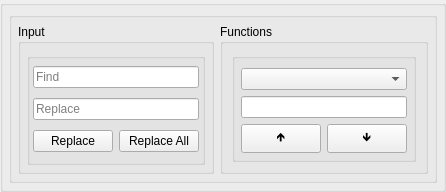
  <widget class="QDockWidget" name="dockWidget">
   <property name="minimumSize">
    <size>
     <width>396</width>
     <height>190</height>
    </size>
   </property>
   <property name="maximumSize">
    <size>
     <width>524287</width>
     <height>195</height>
    </size>
   </property>
   <property name="features">
    <set>QDockWidget::DockWidgetFloatable|QDockWidget::DockWidgetMovable</set>
   </property>
   <property name="windowTitle">
    <string>Find and replace</string>
   </property>
   <attribute name="dockWidgetArea">
    <number>2</number>
   </attribute>
   <widget class="QWidget" name="dockWidgetContents">
    <layout class="QVBoxLayout" name="verticalLayout_2">
     <property name="leftMargin">
      <number>0</number>
     </property>
     <property name="topMargin">
      <number>0</number>
     </property>
     <property name="rightMargin">
      <number>0</number>
     </property>
     <property name="bottomMargin">
      <number>0</number>
     </property>
     <item>
      <widget class="QGroupBox" name="groupBox_2">
       <property name="minimumSize">
        <size>
         <width>0</width>
         <height>50</height>
        </size>
       </property>
       <property name="maximumSize">
        <size>
         <width>16777215</width>
         <height>1000</height>
        </size>
       </property>
       <property name="styleSheet">
        <string notr="true"/>
       </property>
       <property name="title">
        <string/>
       </property>
       <layout class="QGridLayout" name="gridLayout_7">
        <property name="leftMargin">
         <number>6</number>
        </property>
        <property name="topMargin">
         <number>6</number>
        </property>
        <property name="rightMargin">
         <number>6</number>
        </property>
        <property name="bottomMargin">
         <number>6</number>
        </property>
        <property name="spacing">
         <number>0</number>
        </property>
        <item row="0" column="0">
         <widget class="QGroupBox" name="groupBox_71">
          <property name="styleSheet">
           <string notr="true"/>
          </property>
          <property name="title">
           <string/>
          </property>
          <layout class="QGridLayout" name="gridLayout_5">
           <property name="leftMargin">
            <number>6</number>
           </property>
           <property name="topMargin">
            <number>6</number>
           </property>
           <property name="rightMargin">
            <number>6</number>
           </property>
           <property name="bottomMargin">
            <number>6</number>
           </property>
           <item row="0" column="0">
            <widget class="QGroupBox" name="groupBox_72">
             <property name="styleSheet">
              <string notr="true"/>
             </property>
             <property name="title">
              <string>Input</string>
             </property>
             <layout class="QVBoxLayout" name="verticalLayout_3">
              <property name="leftMargin">
               <number>6</number>
              </property>
              <property name="rightMargin">
               <number>6</number>
              </property>
              <property name="bottomMargin">
               <number>6</number>
              </property>
              <item>
               <widget class="QGroupBox" name="groupBox_73">
                <property name="styleSheet">
                 <string notr="true"/>
                </property>
                <property name="title">
                 <string/>
                </property>
                <layout class="QGridLayout" name="gridLayout_46">
                 <property name="leftMargin">
                  <number>3</number>
                 </property>
                 <property name="topMargin">
                  <number>3</number>
                 </property>
                 <property name="rightMargin">
                  <number>3</number>
                 </property>
                 <property name="bottomMargin">
                  <number>3</number>
                 </property>
                 <item row="1" column="0" colspan="2">
                  <widget class="QLineEdit" name="ReplaceInputLineEdit">
                   <property name="placeholderText">
                    <string>Replace</string>
                   </property>
                  </widget>
                 </item>
                 <item row="0" column="0" colspan="2">
                  <widget class="QLineEdit" name="lineEdit">
                   <property name="minimumSize">
                    <size>
                     <width>0</width>
                     <height>20</height>
                    </size>
                   </property>
                   <property name="styleSheet">
                    <string notr="true"/>
                   </property>
                   <property name="placeholderText">
                    <string>Find</string>
                   </property>
                   <property name="clearButtonEnabled">
                    <bool>true</bool>
                   </property>
                  </widget>
                 </item>
                 <item row="2" column="1">
                  <widget class="QPushButton" name="ReplaceAllPushButton">
                   <property name="text">
                    <string>Replace All</string>
                   </property>
                  </widget>
                 </item>
                 <item row="2" column="0">
                  <widget class="QPushButton" name="ReplacePushButton">
                   <property name="text">
                    <string>Replace</string>
                   </property>
                  </widget>
                 </item>
                </layout>
               </widget>
              </item>
             </layout>
            </widget>
           </item>
           <item row="0" column="1">
            <widget class="QGroupBox" name="groupBox">
             <property name="styleSheet">
              <string notr="true"/>
             </property>
             <property name="title">
              <string>Functions</string>
             </property>
             <layout class="QGridLayout" name="gridLayout_44">
              <item row="0" column="1" colspan="2">
               <widget class="QGroupBox" name="groupBox_74">
                <property name="styleSheet">
                 <string notr="true"/>
                </property>
                <property name="title">
                 <string/>
                </property>
                <layout class="QGridLayout" name="gridLayout_45">
                 <property name="leftMargin">
                  <number>6</number>
                 </property>
                 <property name="rightMargin">
                  <number>6</number>
                 </property>
                 <property name="bottomMargin">
                  <number>6</number>
                 </property>
                 <item row="2" column="1">
                  <widget class="QPushButton" name="DownPushButton">
                   <property name="minimumSize">
                    <size>
                     <width>22</width>
                     <height>0</height>
                    </size>
                   </property>
                   <property name="maximumSize">
                    <size>
                     <width>100</width>
                     <height>16777215</height>
                    </size>
                   </property>
                   <property name="text">
                    <string>🡻</string>
                   </property>
                  </widget>
                 </item>
                 <item row="1" column="0" colspan="2">
                  <widget class="QLineEdit" name="MatchedNumberLineEdit">
                   <property name="maximumSize">
                    <size>
                     <width>500</width>
                     <height>16777215</height>
                    </size>
                   </property>
                  </widget>
                 </item>
                 <item row="2" column="0">
                  <widget class="QPushButton" name="UpPushButton">
                   <property name="minimumSize">
                    <size>
                     <width>22</width>
                     <height>0</height>
                    </size>
                   </property>
                   <property name="maximumSize">
                    <size>
                     <width>100</width>
                     <height>16777215</height>
                    </size>
                   </property>
                   <property name="text">
                    <string>🡹</string>
                   </property>
                  </widget>
                 </item>
                 <item row="0" column="0" colspan="2">
                  <widget class="QComboBox" name="MatchFlagsComboBox"/>
                 </item>
                </layout>
               </widget>
              </item>
             </layout>
            </widget>
           </item>
          </layout>
         </widget>
        </item>
       </layout>
      </widget>
     </item>
    </layout>
   </widget>
  </widget>
